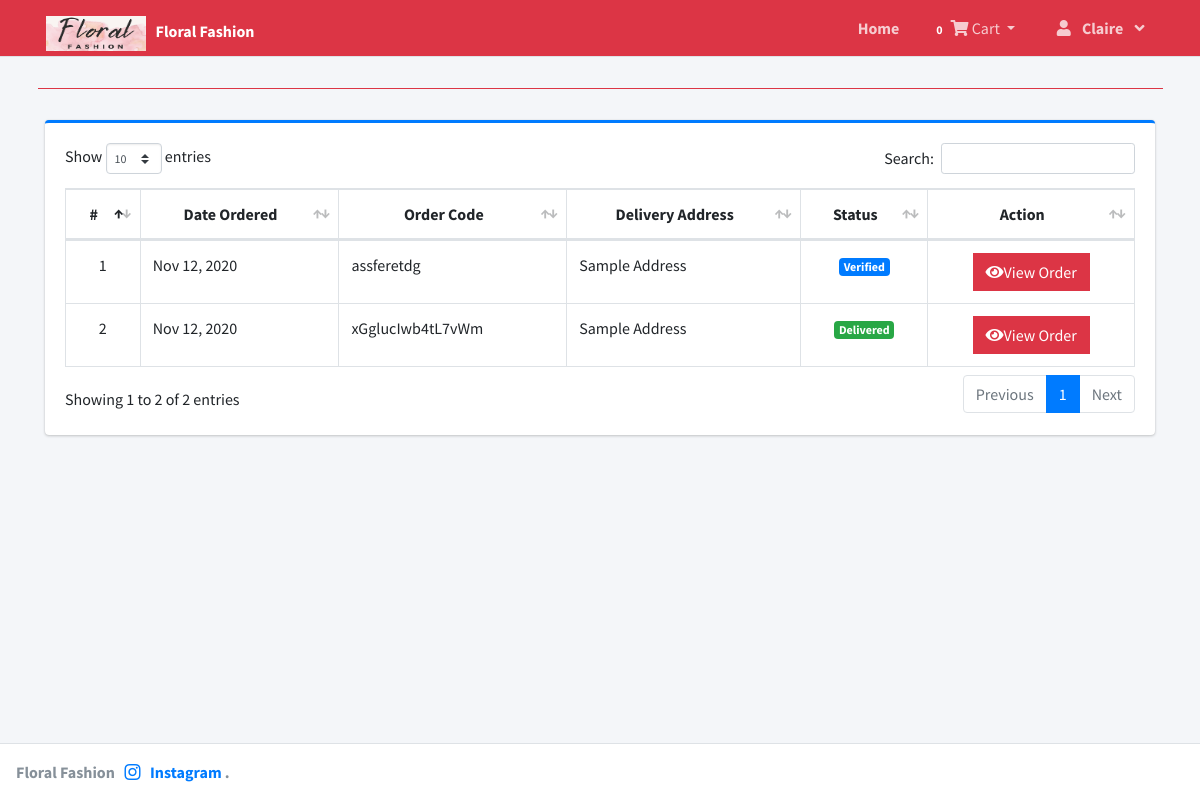
/index.php?page=my_order (signed in), run on the app's committed database.
### tables this page shows
CREATE TABLE `orders` (
  `id` int(30) NOT NULL,
  `ref_id` varchar(200) NOT NULL,
  `user_id` int(30) NOT NULL,
  `delivery_address` text NOT NULL,
  `status` tinyint(1) NOT NULL DEFAULT 0,
  `date_created` datetime NOT NULL DEFAULT current_timestamp()
);

### my_order.php (the view, shortened to what this page needs)
<?php include 'admin/db_connect.php' ?>
<div class="col-lg-12">
	<div class="card card-outline card-primary">
		<div class="card-body">
			<table class="table table-hover table-bordered">
				<thead>
					<tr>
						<th class="text-center">#</th>
						<th class="text-center">Date Ordered</th>
						<th class="text-center">Order Code</th>
						<th class="text-center">Delivery Address</th>
						<th class="text-center">Status</th>
						<th class="text-center">Action</th>
					</tr>
				</thead>
				<tbody>
					<?php
					$i = 1;
					$query = $conn->query("SELECT * FROM orders where user_id = '{$_SESSION['login_id']}' order by unix_timestamp(date_created)");
					while($row= $query->fetch_assoc()):
					?>
					<tr>
						<td class="text-center"><?php echo $i++ ?></td>
						<td class=""><?php echo date("M d, Y",strtotime($row['date_created'])) ?></td>
						<td class=""><?php echo $row['ref_id'] ?></td>
						<td class=""><?php echo $row['delivery_address'] ?></td>
						<td class="text-center">
							<?php if($row['status'] == 0): ?>
								<span class="badge badge-secondary">Pending</span>
							<?php elseif($row['status'] == 1): ?>
								<span class="badge badge-primary">Verified</span>
							<?php elseif($row['status'] == 2): ?>
								<span class="badge badge-info">Shipped</span>
							<?php elseif($row['status'] == 3): ?>
								<span class="badge badge-success">Delivered</span>
							<?php else: ?>
								<span class="badge badge-danger">Cancelled</span>
							<?php endif; ?>
						</td>
						<td class="text-center">
		                    <a href="javascript:void(0)" data-id="<?php echo $row['id'] ?>" data-code="<?php echo $row['ref_id'] ?>" class="btn btn-danger btn-flat view_order">
		                          <i class="fas fa-eye"></i>View Order
	                        </a>
					</tr>
					<?php endwhile; ?>
				</tbody>
			</table>
		</div>
	</div>
</div>

### data on the page
orders: date_created "Nov 12, 2020", ref "assferetdg", delivery_address "Sample Address", status "Verified"
orders: date_created "Nov 12, 2020", ref "xGglucIwb4tL7vWm", delivery_address "Sample Address", status "Delivered"

### other printed values
$_SESSION['login_firstname'] "Claire"
